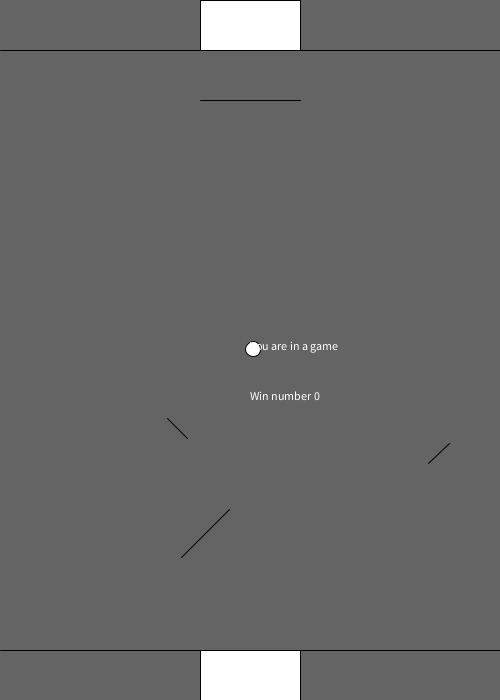
Frame 1 (no input)
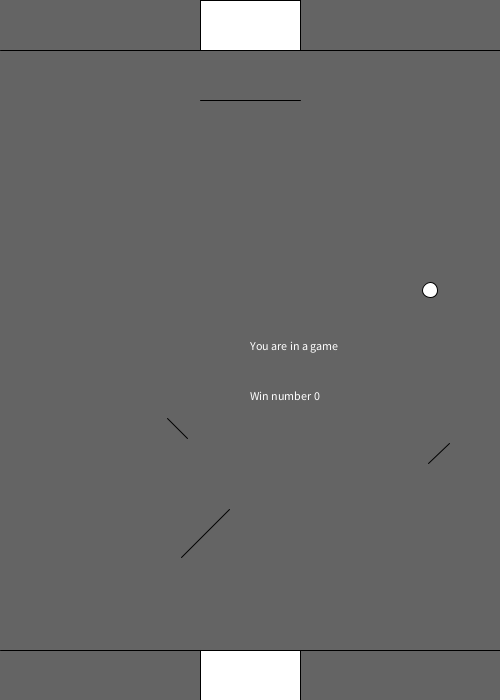
Frame 60 (the mouse pressed at the canvas centre just before this capture)
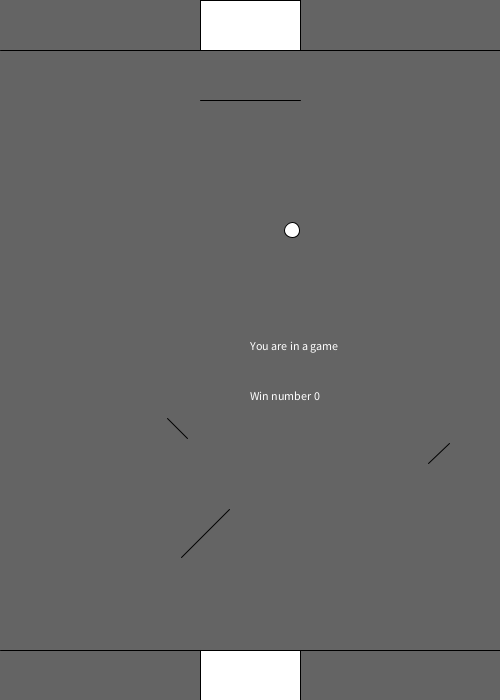
Frame 120 (the mouse held since frame 60 and released just before this capture)

The Processing sketch that drew these frames (run headless with seeded random() and noise(); from frame 60 on, the mouse is pressed at the canvas centre):

// Processing sketch: animation_semester1_project2
// ── animation_semester1_project2.pde
int x= 200;
int a = 200;
int bally = 350;
int ballx = 250;
int goalspeed = 0;
int ballspeedy = -1;
int z = (int) random(2, 5);
int ballspeedx = z;
int winnumber = 0;
String winstate = "are in a game";
float as = random(10, 50);
float b = random(10, 50);
float c  = random(10, 50);
float ax = random(0, 500);
float ay =random(400, 600);
float bx = random(0, 500);
float by = random(400, 600);
float cx = random(0, 500);
float cy = random(400, 600);


void setup () {
  size(500, 700);
}

void draw() {
  x = x + goalspeed;
  background(100);
  ballx = ballx + ballspeedx;
  bally = bally + ballspeedy;
  rect(200, 0, 100, 50);
  rect(200, 700, 100, -50);
  line(0, 50, 700, 50);
  line(0, 650, 700, 650);
  line(x, 100, x+100, 100);
  circle(ballx, bally, 15);
  line(ax, ay, ax+as, ay-as);
  line(bx, by, bx-b, by+b);
  line(cx, cy, cx+c, cy+c);
  //this displays the win variable
  text("You " + winstate, 250, 350);
  text("Win number " + winnumber, 250, 400);
  if ((ballx >= 450) ||(ballx <= 0 )) {
    ballspeedx = -ballspeedx;
    //this makes the ball bounce on the wall
  } else if ((bally <= 49) || (bally >=649)) {
    ballspeedy = -ballspeedy;
  } else if (bally <=150 && ballx >= x && ballx <= x+100) {
    ballspeedy = -ballspeedy;
  } else if (x<50) {
    x = 500;
  } 
  else if (x>500) {
    x=50;
    //this counts wins
  } else if (ballx <=200 && ballx >= 100 && bally >= 620) {
    winstate = "won this point";
    winnumber = winnumber+1;
    bally = 350;
    ballx = 250;
    //this counts loses
  } else if (ballx <=200 && ballx >= 100 && bally <= 80) {
    winstate = "lost this point";
    winnumber = winnumber -1;
    ballx = 250;
    bally = 350;
    //the next 3 else if variables are for the ball bouncing off the randomly generted defense
  } else if (ballx <= ax+as && ballx >= ax && bally>= ay-as && bally <= ay ) {
    ballspeedy = -ballspeedy;
    ballspeedx = -ballspeedx;
  } else if (ballx >= bx-b && bally<= by && ballx>= bx && bally>=by+b) {
    ballspeedy =-ballspeedy;
    ballspeedx = -ballspeedx;
  } else if (ballx >=cx && bally>=cy && ballx<=cx+c && bally<= cy+c) {
    ballspeedy =-ballspeedy;
    ballspeedx = -ballspeedx;
  } else if (keyCode == LEFT) {
    goalspeed = -1;
  } else if (keyCode == RIGHT) {
    goalspeed = 1;
  }
}
